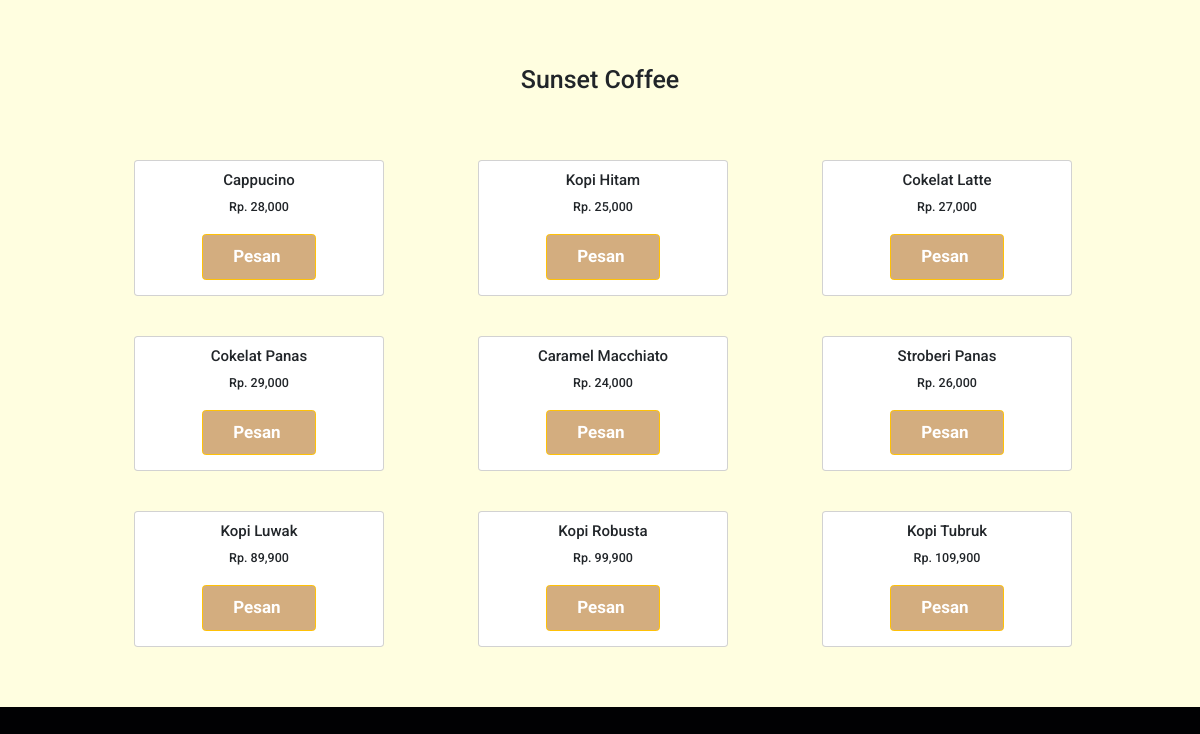
The app's page /pesansekarang.php with its own data.
### tables this page shows
CREATE TABLE `kopi` (
  `id` int(5) NOT NULL,
  `nama` varchar(20) NOT NULL,
  `harga` int(20) NOT NULL
);

### pesansekarang.php (the view, shortened to what this page needs)
<?php
include 'koneksi.php';
?>
<!DOCTYPE html>
<html lang="en">
<head>
    <link href="https://cdn.jsdelivr.net/npm/bootstrap@5.2.0-beta1/dist/css/bootstrap.min.css" rel="stylesheet">
    <link rel="stylesheet" href="https://cdnjs.cloudflare.com/ajax/libs/font-awesome/5.15.4/css/all.min.css">
    <link rel="stylesheet" href="css/style.css">
</head>
<body>
<section class="content" style="background-color: #fffee0; font-family: Poppins, sans-serif;">
        <div class="container py-5">
            <br><center><h1>Sunset Coffee</h1></center> <br>
            <br>
            <div class="row text-center">
                <?php
                $ambil = $koneksi->query("SELECT * FROM kopi");
                ?>
                <?php
                while($perproduk = $ambil->fetch_assoc()){
                ?>
                <div class="col-md-4 mb-3 gx-5 gy-5" style="padding-left: 50px">
                    <div class="card" style="width: 25rem;">
                        <div class="caption mt-3 mb-4">
                            <h4><?php echo $perproduk['nama']; ?></h4>
                            <h5 class="mt-3 mb-3">Rp. <?php echo number_format($perproduk['harga']); ?></h5>
                            <a href="beli.php?id=<?php echo $perproduk['id']; ?>" class="btn btn-warning fw-bold">Pesan&nbsp;<i class="bi bi-cart-plus"></i></a>
                        </div>
                    </div>
                </div>
                <?php
                }
                ?>
            </div>
        </div>
    </section>
</body>
</html>

### css/style.css (style rules this page uses)
:root { --main-color:#d3ad7f; --black:#13131a; --bg:#010103; --border:.1rem solid rgba(255,255,255,.3); }
* { font-family: 'Roboto', sans-serif; margin:0; padding:0; box-sizing: border-box; outline: none; border:none; text-decoration: none; text-transform: capitalize; transition: .2s linear; }
html { font-size: 62.5%; overflow-x: hidden; scroll-padding-top: 9rem; scroll-behavior: smooth; }
body { background: var(--bg); }
section { padding:2rem 7%; }
.btn { margin-top: 1rem; display: inline-block; padding:.9rem 3rem; font-size: 1.7rem; color:#fff; background: var(--main-color); cursor: pointer; }

### records on screen
kopi: nama "Cappucino", harga "28,000"
kopi: nama "Kopi Hitam", harga "25,000"
kopi: nama "Cokelat Latte", harga "27,000"
kopi: nama "Cokelat Panas", harga "29,000"
kopi: nama "Caramel Macchiato", harga "24,000"
kopi: nama "Stroberi Panas", harga "26,000"
kopi: nama "Kopi Luwak", harga "89,900"
kopi: nama "Kopi Robusta", harga "99,900"
kopi: nama "Kopi Tubruk", harga "109,900"
